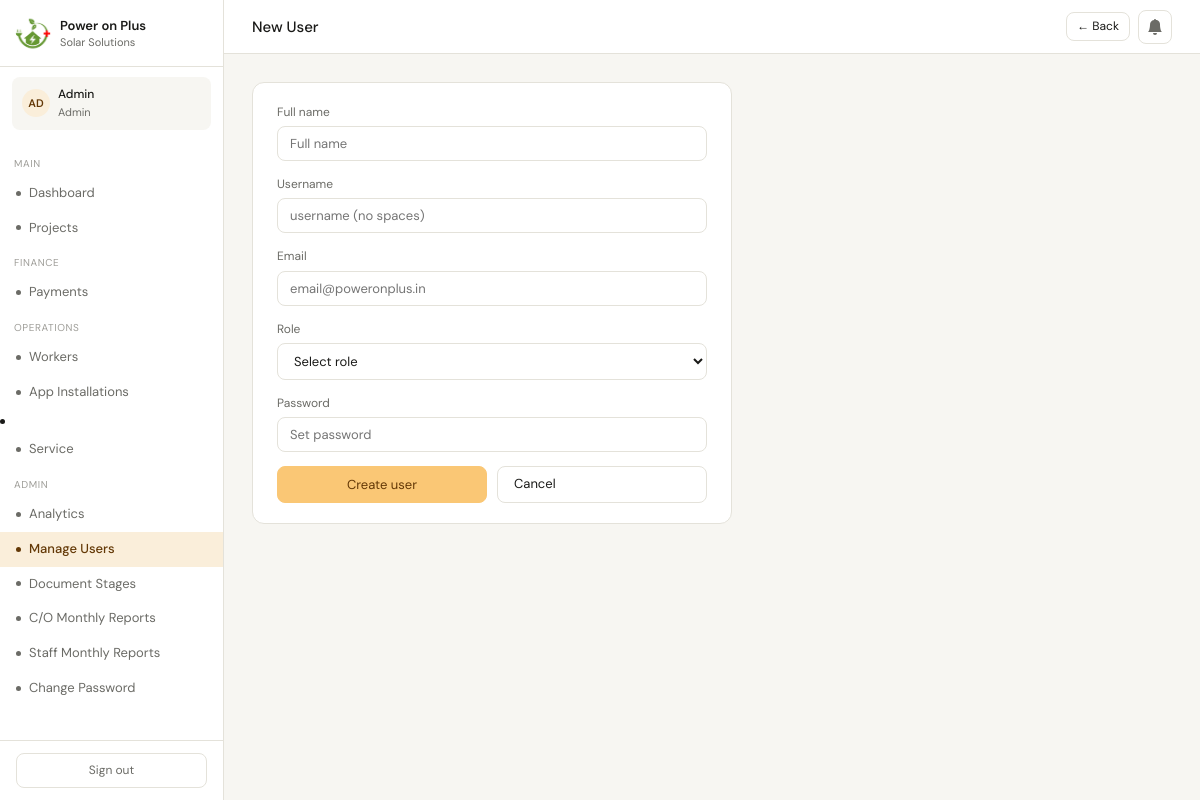
The page /admin/users/new (signed in) on the database its author committed.
### app.py (models this page shows, shortened)
class User(UserMixin, db.Model):
    __tablename__ = 'users'
    id         = db.Column(db.Integer, primary_key=True)
    username   = db.Column(db.String(80),  unique=True, nullable=False)
    email      = db.Column(db.String(120), unique=True, nullable=False)
    password   = db.Column(db.String(512), nullable=False)   # 512 for scrypt hashes
    full_name  = db.Column(db.String(120), nullable=False)
    role       = db.Column(db.Enum('admin','coordinator','documents','payments','onsite','appinstall'), nullable=False)
    is_active  = db.Column(db.Boolean, default=True)
    created_at = db.Column(db.DateTime, default=datetime.utcnow)
    status     = db.Column(db.String(20), nullable=False, default='active')
    failed_logins   = db.Column(db.Integer, default=0)
    locked_until    = db.Column(db.DateTime, nullable=True)

### app.py (the view, shortened to what this page needs)
@app.route('/admin/users/new', methods=['GET', 'POST'])
@login_required
@roles_required('admin')
def new_user():
    return render_template('new_user.html')

### app.py (called while the page is built)
@app.after_request
def set_security_headers(response):
    response.headers['X-Content-Type-Options']    = 'nosniff'
    response.headers['X-Frame-Options']           = 'SAMEORIGIN'
    response.headers['X-XSS-Protection']          = '1; mode=block'
    response.headers['Referrer-Policy']           = 'strict-origin-when-cross-origin'
    response.headers['Permissions-Policy']        = 'geolocation=(), microphone=(), camera=()'
    response.headers['Content-Security-Policy'] = (
        "default-src 'self'; "
        "script-src 'self' 'unsafe-inline' https://cdn.jsdelivr.net https://cdnjs.cloudflare.com; "
        "style-src 'self' 'unsafe-inline' https://fonts.googleapis.com https://cdn.jsdelivr.net; "
        "font-src 'self' https://fonts.gstatic.com; "
        "img-src 'self' data:; "
        "connect-src 'self';"
    )
    return response

@login_manager.user_loader
def load_user(user_id):
    return User.query.get(int(user_id))

def roles_required(*roles):
    def decorator(f):
        @wraps(f)
        def wrapper(*args, **kwargs):
            if not current_user.is_authenticated or current_user.role not in roles:
                flash('Access denied.', 'danger')
                return redirect(url_for('dashboard'))
            return f(*args, **kwargs)
        return wrapper
    return decorator

### templates/new_user.html (shortened to what this page needs)
{% extends "base.html" %}
{% block page_title %}New User{% endblock %}
{% block topbar_actions %}
  <a href="{{ url_for('manage_users') }}" class="btn btn-sm">← Back</a>
{% endblock %}
{% block content %}
<div class="card" style="max-width:480px;width:100%;box-sizing:border-box">
  <form method="POST" action="{{ url_for('new_user') }}" value="{{ csrf_token() }}">
    <div class="form-group">
      <label>Full name</label>
      <input name="full_name" type="text" required placeholder="Full name"/>
    </div>
    <div class="form-group">
      <label>Username</label>
      <input name="username" type="text" required placeholder="username (no spaces)"/>
    </div>
    <div class="form-group">
      <label>Email</label>
      <input name="email" type="email" required placeholder="email@poweronplus.in"/>
    </div>
    <div class="form-group">
      <label>Role</label>
      <select name="role" required>
        <option value="">Select role</option>
      </select>
    </div>
    <div class="form-group">
      <label>Password</label>
      <input name="password" type="password" required placeholder="Set password"/>
    </div>
    <div style="display:flex;gap:10px;margin-top:8px;flex-wrap:wrap">
      <button type="submit" class="btn btn-primary" style="flex:1;min-width:120px;justify-content:center">
        Create user
      </button>
      <a href="{{ url_for('manage_users') }}" class="btn" style="flex:1;min-width:100px;text-align:center">
        Cancel
      </a>
    </div>
  </form>
</div>
{% endblock %}

### templates/base.html (shortened to what this page needs)
<!DOCTYPE html>
<html lang="en">
<head>
</head>
<body>
<div id="wrap">
  <aside id="sidebar">
    <div class="brand">
      <div class="brand-icon">
        <img src="{{ url_for('static', filename='logo.webp') }}" alt="">
      </div>
      <div class="brand-text">
        <div class="name">Power on Plus</div>
        <div class="sub">Solar Solutions</div>
      </div>
    </div>
    {% if current_user.is_authenticated %}
    <div class="user-chip">
      <div class="user-avatar">{{ current_user.full_name[:2].upper() }}</div>
      <div>
        <div class="uname">{{ current_user.full_name.split()[0] }}</div>
        <div class="urole">{{ current_user.role }}</div>
      </div>
    </div>
    <nav>
      <div class="nav-section">Main</div>
      <a class="nav-link {% if request.endpoint == 'dashboard' %}active{% endif %}" href="{{ url_for('dashboard') }}">
        <span class="dot"></span> Dashboard
      </a>
      <a class="nav-link {% if request.endpoint in ['projects','project_detail'] %}active{% endif %}" href="{{ url_for('projects') }}">
        <span class="dot"></span> Projects
      </a>
      {% if current_user.role in ['admin','payments'] %}
      <div class="nav-section">Finance</div>
      <a class="nav-link {% if request.endpoint == 'payments_dashboard' %}active{% endif %}" href="{{ url_for('payments_dashboard') }}">
        <span class="dot"></span> Payments
      </a>
      {% endif %}
      {% if current_user.role in ['admin','onsite'] %}
      <div class="nav-section">Operations</div>
      <a class="nav-link {% if request.endpoint == 'workers' %}active{% endif %}" href="{{ url_for('workers') }}">
        <span class="dot"></span> Workers
      </a>
      {% endif %}
      {% if current_user.role in ['admin','appinstall','documents'] %}
      <a class="nav-link {% if request.endpoint == 'installations' %}active{% endif %}" href="{{ url_for('installations') }}">
        <span class="dot"></span> App Installations
      </a>
      {% endif %}
      {% if current_user.role in ['admin', 'onsite', 'coordinator'] %}
<li class="nav-item">
  <a class="nav-link {{ 'active' if request.endpoint == 'service_dashboard' }}"
     href="{{ url_for('service_dashboard') }}">
    <span class="dot"></span>Service
  </a>
</li>
{% endif %}
      {% if current_user.role == 'admin' %}
      <div class="nav-section">Admin</div>
      <a class="nav-link {% if request.endpoint == 'admin_analytics' %}active{% endif %}" href="{{ url_for('admin_analytics') }}">
        <span class="dot"></span> Analytics
      </a>
      <a class="nav-link {% if request.endpoint in ['manage_users','new_user'] %}active{% endif %}" href="{{ url_for('manage_users') }}">
        <span class="dot"></span> Manage Users
      </a>
      <a class="nav-link {% if request.endpoint in 'manage_document_stages' %}active{% endif %}" href="{{ url_for('manage_document_stages') }}">
        <span class="dot"></span>Document Stages</a>
      <a class="nav-link {% if request.endpoint in 'coordinator_reports' %}active{% endif %}" href="{{ url_for('coordinator_reports') }}">
        <span class="dot"></span>C/O Monthly Reports</a>
      <a class="nav-link {% if request.endpoint in 'docstaff_reports' %}active{% endif %}" href="{{ url_for('docstaff_reports') }}">
        <span class="dot"></span>Staff Monthly Reports</a>
      <a class="nav-link {% if request.endpoint in 'admin_change_password' %}active{% endif %}" href="{{ url_for('admin_change_password') }}">
        <span class="dot"></span>Change Password</a>
      {% endif %}
    </nav>
    <div class="sidebar-footer">
      <a href="{{ url_for('logout') }}" class="logout-btn">Sign out</a>
    </div>
    {% endif %}
  </aside>
  <div id="main">
    <div id="topbar">
      <div class="topbar-left">
        <div class="topbar-title">{% block page_title %}Dashboard{% endblock %}</div>
      </div>
      <div class="topbar-right">
        {% block topbar_actions %}{% endblock %}
        {% if current_user.is_authenticated %}
        <div class="notif-wrap" id="notifWrap">
          <button class="notif-btn" id="notifBtn" onclick="toggleNotifPanel()">
            <svg viewBox="0 0 16 16" fill="currentColor">
              <path d="M8 16a2 2 0 0 0 2-2H6a2 2 0 0 0 2 2zm.995-14.901a1 1 0 1 0-1.99 0A5.002 5.002 0 0 0 3 6c0 1.098-.5 6-2 7h14c-1.5-1-2-5.902-2-7a5.002 5.002 0 0 0-3.005-4.901z"/>
            </svg>
          </button>
        </div>
        {% endif %}
      </div>
    </div>
    <div id="content">
      {% block content %}{% endblock %}
    </div>
  </div>
</div>
</body>
</html>

### rows shown on the page
User: full_name "AD", full_name "Admin", role "Admin"
